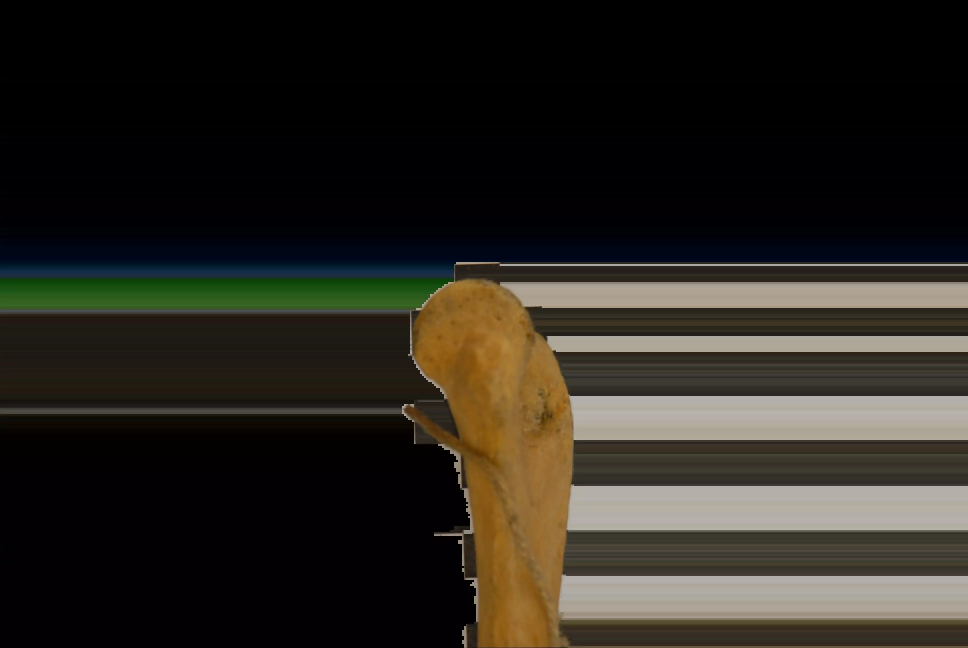
#> input picture 00lc.webp, 3872 x 2592 px (shown at 1/4 size)
$ python segment.py ../00lc.webp out.png
#> lines starting #> are read from the running program, lines starting #| are printed output that depends on the picture
#> further down, img is the input picture: shape (2592, 3872, 3); mean B, G, R 31, 37.7, 41.2
import numpy as np
import cv2
from sys import argv
import matplotlib.pyplot as plt

def lab_segmentation(img):
  img = np.float32(img)/255
  img = cv2.GaussianBlur(img, (11, 11), 5)
  img = cv2.cvtColor(img, cv2.COLOR_BGR2LAB)[...,1]
  mask = np.uint8(img > np.quantile(img, 0.9))
  return mask

def largest_component(mask):
  retval, labels, stats, centroids = cv2.connectedComponentsWithStats(mask)
  index = np.argmax(stats[1:,4])
  mask = np.uint8(labels == index + 1)
  return mask

def ccorr_segmentation(img):
  img = np.float32(img) / 255
  # ccorr = np.fft.rfftn(img[...,2], (2048, 2048))
  # ccorr
  # ccorr = np.fft.irfftn(ccorr, (2048, 2048))
  size = 800
  ccorr = cv2.matchTemplate(img, img[:-size, :-size], cv2.TM_CCORR)
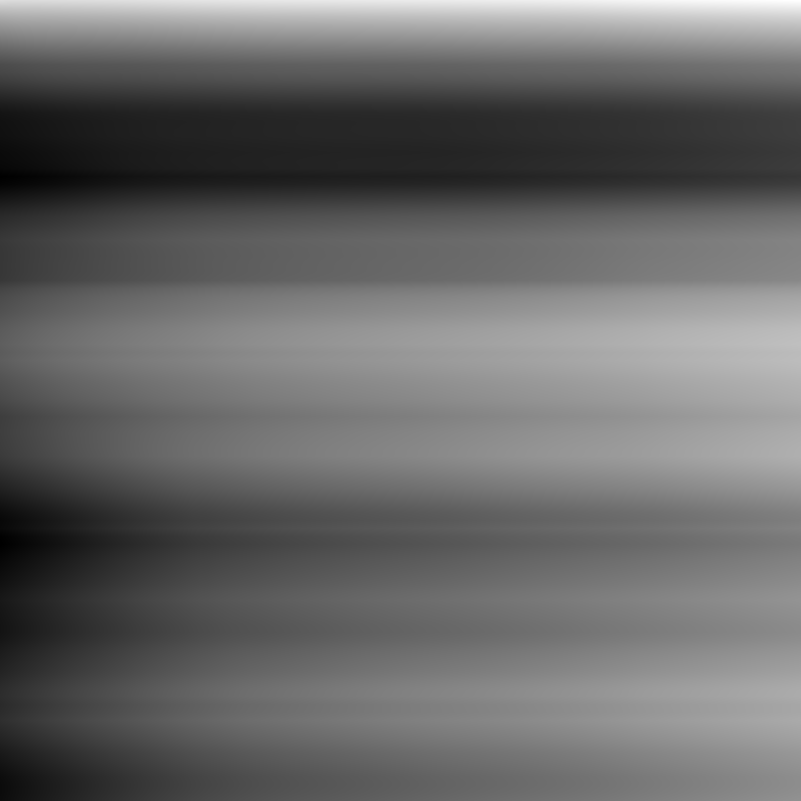
#> ccorr: shape (801, 801) float32; min 446942.5, max 699934.3, mean 550685.1; drawn with min black and max white
  ccorr = cv2.GaussianBlur(ccorr, (11, 11), 5)
  # cv2.imshow("ccorr1", ccorr / 5e6)
  kernel = np.uint8(((1,1,1), (1,0,1), (1,1,1)))
  indices = np.nonzero((ccorr > cv2.dilate(ccorr, kernel)) & (ccorr > 2e6))
#> indices = (empty array, empty array)
  mask = np.zeros((*img.shape[:2], 2*len(indices[0])), np.float32)
#> mask = empty array
  for i, (y, x) in enumerate(zip(*indices)):
    if 0 < y < size and 0 < x < size:
        mask[y:, x:, 2*i] = np.sum(np.abs(img[:-y, :-x] - img[y:, x:]), axis=2)
        mask[:-y, :-x, 2*i+1] = np.sum(np.abs(img[:-y, :-x] - img[y:, x:]), axis=2)
#> this loop made 0 passes
  return mask

def draw_stats(event, x, y, flags, mask):
  if event != cv2.EVENT_LBUTTONDOWN:
    return
  fig, ax = plt.subplots()
  ax.ylim = 0, 0.2
  ax.plot(sorted(mask[y,x]))
  plt.show()

fname = argv[1]
img = cv2.imread(fname)
mask = ccorr_segmentation(img)
#> mask = empty array
diff = np.sum(mask>0.2, axis=2) / np.sum(mask > 0, axis=2)
#> diff: shape (2592, 3872) float64; every value is NaN or infinite
cv2.imshow("diff", diff)
cv2.setMouseCallback("diff", draw_stats, mask)
while cv2.waitKey(0) != 27:
#> (key Esc is pressed here)
  pass
exit()
#> (the program exits here)

$ run again, on 00rc.webp
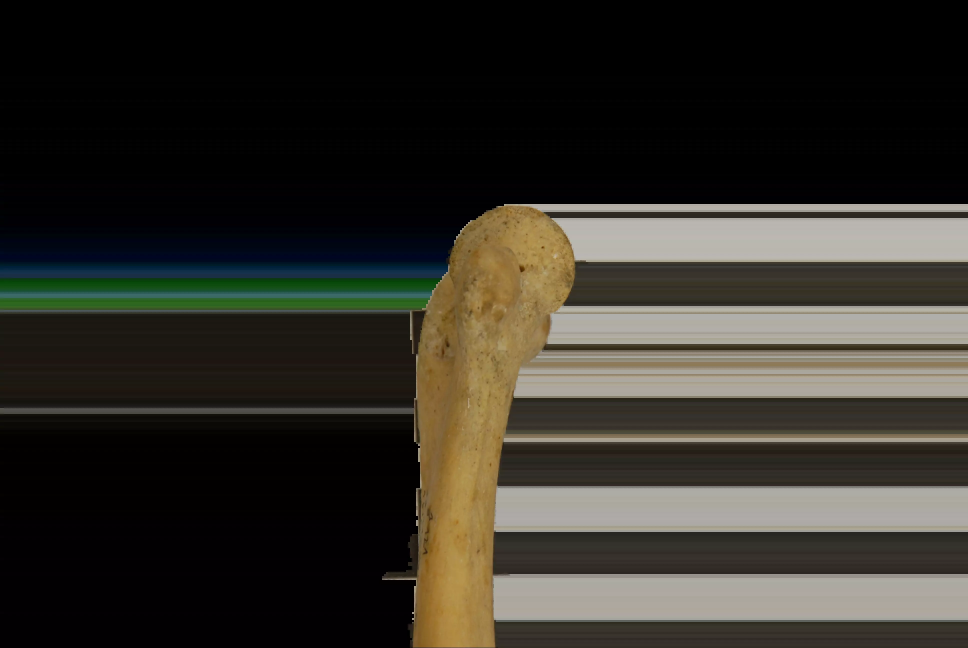
#> input picture 00rc.webp, 3872 x 2592 px (shown at 1/4 size)
#> img is the input picture: shape (2592, 3872, 3); mean B, G, R 40.5, 47.6, 50.2
#> in ccorr_segmentation, `ccorr = cv2.matchTemplate(img, img[:-size, :-size], cv2.TM_CCORR)`:
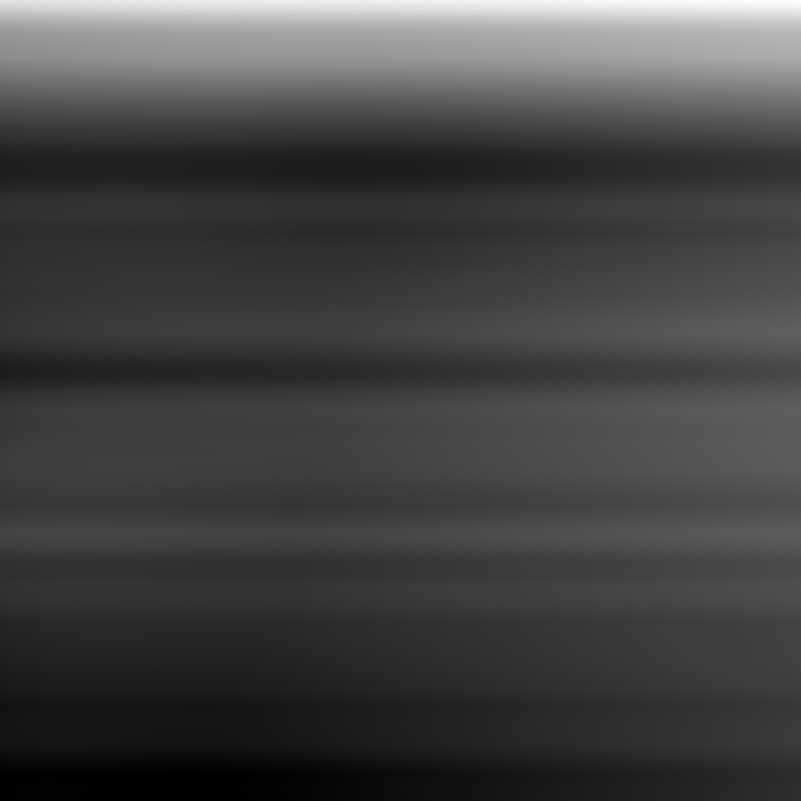
#> ccorr: shape (801, 801) float32; min 689917.9, max 1075408.5, mean 792119.2; drawn with min black and max white
#> indices = (empty array, empty array)
#> in ccorr_segmentation, `mask = np.zeros((*img.shape[:2], 2*len(indices[0])), np.float32)`: mask = empty array
#> diff: shape (2592, 3872) float64; every value is NaN or infinite
